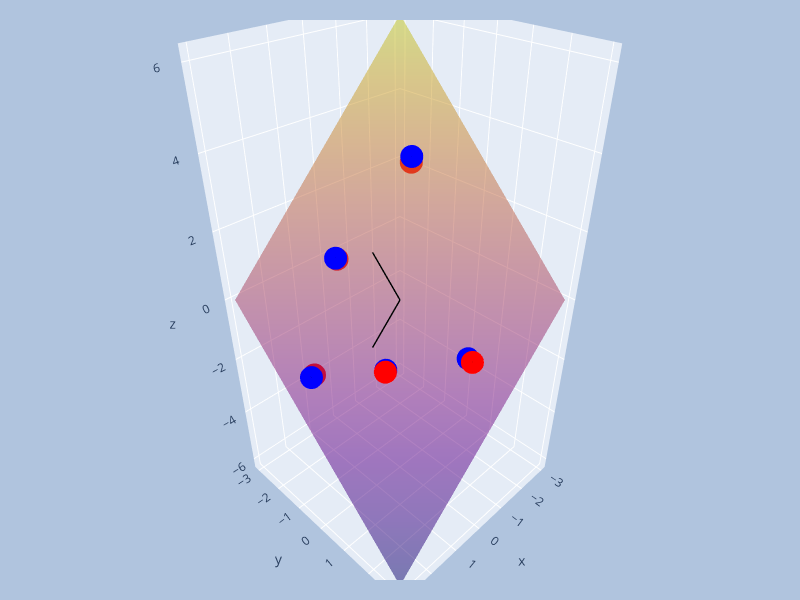

Source (notebook cell):
### Markdown cell above
### Exemplo: 
Vamos encontrar a projeção de um ponto qualquer do espaço $\mathbb{R}^3$ sobre o plano dado pela equacão $x+y+z=0$.

### Code cell
import numpy as np
import matplotlib.pyplot as plt
from mpl_toolkits.mplot3d import Axes3D
import plotly.graph_objects as go

# Vamos encontrar uma base para o espaço correspondendo ao plano x+y+z=0
# e armazena-la como colunas de uma matriz A
A = np.array([[1,0,-1],[0,-1,1]]).T

# gerando o plano 
xx, yy = np.meshgrid(range(-3,4), range(-3,4))
zz = -xx-yy

# Definindo 5 pontos quaisque em R3
B = np.random.uniform(-2.9,2.9,size=(3,5))

# Projetando os pontos sobre o plano
# encontrando os coeficientes de cada ponto
# At * A * x = At * b Eq. Normal
AtA = np.dot(A.T, A)
Atb = np.dot(A.T, B)
x = np.linalg.solve(AtA, Atb)

# encontrando as projeções
P = np.dot(A, x)

# Plot
fig = go.Figure()
fig.add_trace(go.Surface(x=xx, y=yy, z=zz, opacity=0.5, showscale=False, name='Subespaço'))
fig.add_trace(go.Scatter3d(x=B[0,:], y=B[1,:], z=B[2,:], mode='markers', line=dict(color='red'), name='Pontos originais'))
fig.add_trace(go.Scatter3d(x=P[0,:], y=P[1,:], z=P[2,:], mode='markers', line=dict(color='blue'), name='Pontos projetados'))
for i in range(B.shape[1]):
    fig.add_trace(go.Scatter3d(x=[P[0,i],B[0,i]], y=[P[1,i],B[1,i]], z=[P[2,i],B[2,i]], mode='lines', line=dict(width=2, color='black')))

fig.add_trace(go.Scatter3d(x=[0,A[0,0]], y=[0,A[1,0]], z=[0,A[2,0]], mode='lines', line=dict(width=3, color='black'), name='Base'))
fig.add_trace(go.Scatter3d(x=[0,A[0,1]], y=[0,A[1,1]], z=[0,A[2,1]], mode='lines', line=dict(width=3, color='black'), name='Base'))

fig.update_layout(
    scene_aspectmode='data', autosize=False, width=800, height=600,
    margin=dict(l=20,r=20,b=20,t=20,pad=4),
    paper_bgcolor="LightSteelBlue",
    showlegend=False
)
fig.show()

### Figure 1 — Plotly figure (JSON) as saved in the notebook; plotly's stock layout.template omitted (floating-point values rounded to 4 significant figures)
{"data": [{"name": "Subespaço", "opacity": 0.5, "showscale": false, "type": "surface", "x": [[-3, -2, -1, 0, 1, 2, 3], [-3, -2, -1, 0, 1, 2, 3], [-3, -2, -1, 0, 1, 2, 3], [-3, -2, -1, 0, 1, 2, 3], [-3, -2, -1, 0, 1, 2, 3], [-3, -2, -1, 0, 1, 2, 3], [-3, -2, -1, 0, 1, 2, 3]], "y": [[-3, -3, -3, -3, -3, -3, -3], [-2, -2, -2, -2, -2, -2, -2], [-1, -1, -1, -1, -1, -1, -1], [0, 0, 0, 0, 0, 0, 0], [1, 1, 1, 1, 1, 1, 1], [2, 2, 2, 2, 2, 2, 2], [3, 3, 3, 3, 3, 3, 3]], "z": [[6, 5, 4, 3, 2, 1, 0], [5, 4, 3, 2, 1, 0, -1], [4, 3, 2, 1, 0, -1, -2], [3, 2, 1, 0, -1, -2, -3], [2, 1, 0, -1, -2, -3, -4], [1, 0, -1, -2, -3, -4, -5], [0, -1, -2, -3, -4, -5, -6]]}, {"line": {"color": "red"}, "mode": "markers", "name": "Pontos originais", "type": "scatter3d", "x": [0.5108, 2.079, 1.27, -2.136, -0.01722], "y": [-1.848, -1.156, 0.7393, -1.722, 2.448], "z": [0.655, -1.975, -1.201, 2.602, -0.6264]}, {"line": {"color": "blue"}, "mode": "markers", "name": "Pontos projetados", "type": "scatter3d", "x": [0.7382, 2.43, 1.0, -1.717, -0.6186], "y": [-1.621, -0.8057, 0.4698, -1.303, 1.846], "z": [0.8824, -1.624, -1.47, 3.02, -1.228]}, {"line": {"color": "black", "width": 2}, "mode": "lines", "type": "scatter3d", "x": [0.7382, 0.5108], "y": [-1.621, -1.848], "z": [0.8824, 0.655]}, {"line": {"color": "black", "width": 2}, "mode": "lines", "type": "scatter3d", "x": [2.43, 2.079], "y": [-0.8057, -1.156], "z": [-1.624, -1.975]}, {"line": {"color": "black", "width": 2}, "mode": "lines", "type": "scatter3d", "x": [1.0, 1.27], "y": [0.4698, 0.7393], "z": [-1.47, -1.201]}, {"line": {"color": "black", "width": 2}, "mode": "lines", "type": "scatter3d", "x": [-1.717, -2.136], "y": [-1.303, -1.722], "z": [3.02, 2.602]}, {"line": {"color": "black", "width": 2}, "mode": "lines", "type": "scatter3d", "x": [-0.6186, -0.01722], "y": [1.846, 2.448], "z": [-1.228, -0.6264]}, {"line": {"color": "black", "width": 3}, "mode": "lines", "name": "Base", "type": "scatter3d", "x": [0, 1], "y": [0, 0], "z": [0, -1]}, {"line": {"color": "black", "width": 3}, "mode": "lines", "name": "Base", "type": "scatter3d", "x": [0, 0], "y": [0, -1], "z": [0, 1]}], "layout": {"autosize": false, "height": 600, "margin": {"b": 20, "l": 20, "pad": 4, "r": 20, "t": 20}, "paper_bgcolor": "LightSteelBlue", "scene": {"aspectmode": "data"}, "showlegend": false, "width": 800}}
